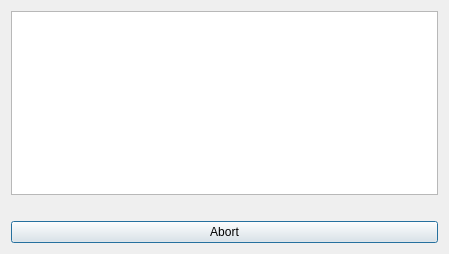
<?xml version="1.0" encoding="UTF-8"?>
<ui version="4.0">
 <class>LoadingForm</class>
 <widget class="QDialog" name="LoadingForm">
  <property name="geometry">
   <rect>
    <x>0</x>
    <y>0</y>
    <width>449</width>
    <height>254</height>
   </rect>
  </property>
  <property name="windowTitle">
   <string>Working</string>
  </property>
  <layout class="QVBoxLayout" name="verticalLayout">
   <item>
    <widget class="QTableWidget" name="tableWidget"/>
   </item>
   <item>
    <widget class="QLabel" name="label_2">
     <property name="text">
      <string/>
     </property>
    </widget>
   </item>
   <item>
    <widget class="QPushButton" name="pushButton">
     <property name="text">
      <string>Abort</string>
     </property>
    </widget>
   </item>
  </layout>
 </widget>
 <resources/>
 <connections/>
</ui>
